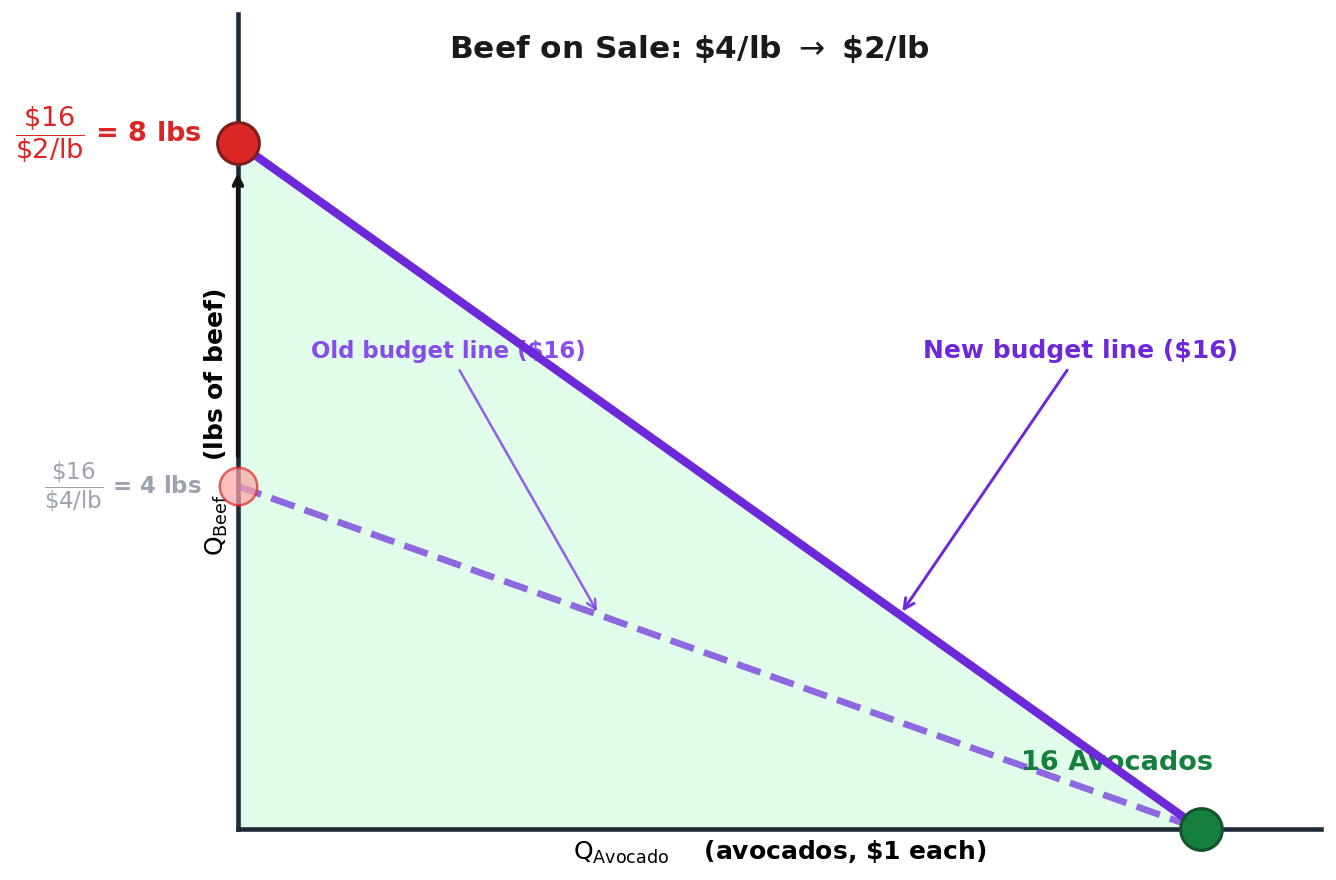

Here is the Python script that generated this plot:
"""Beef on sale ($4/lb → $2/lb) — budget line pivots outward on the beef axis.
   Original line dashed, new line solid + filled affordable region. $16 budget."""
import matplotlib
matplotlib.use('Agg')
import matplotlib.pyplot as plt

fig, ax = plt.subplots(figsize=(9, 6))

# ---- New (sale) budget line: $16, $2/lb beef, $1 avo → endpoints (16, 0) and (0, 8)
x_new = [0, 16]
y_new = [8, 0]

# ---- Affordable region under the NEW line
ax.fill([0, 16, 0], [0, 0, 8], color='#dcfce7', alpha=0.85, zorder=1)

# ---- Original budget line ($4/lb): endpoints (16, 0) and (0, 4) — dashed
x_old = [0, 16]
y_old = [4, 0]
ax.plot(x_old, y_old, color='#6d28d9', linewidth=3.2, linestyle='--',
        alpha=0.7, zorder=4)

# ---- New budget line — solid
ax.plot(x_new, y_new, color='#6d28d9', linewidth=4, zorder=7,
        solid_capstyle='round')

# Pivot-up arrow on the y-axis: from 4 to 8
ax.annotate('', xy=(0, 7.7), xytext=(0, 4.3),
            arrowprops=dict(arrowstyle='->', color='#111418', lw=2.0))

# ---- Markers (clip_on=False so axis-sitting ones aren't half-clipped)
# New y-intercept at (0, 8): red filled
ax.plot(0, 8, 'o', color='#dc2626', markersize=20, zorder=10,
        markeredgecolor='#7f1d1d', markeredgewidth=1.5, clip_on=False)
ax.annotate(r'$\dfrac{\$16}{\$2/\mathrm{lb}}$ = 8 lbs', xy=(0, 8),
            xytext=(-0.6, 8.1), fontsize=13, weight='bold',
            color='#dc2626', ha='right', va='center')

# Old y-intercept at (0, 4): faded marker + strikethrough-ish label
ax.plot(0, 4, 'o', color='#fca5a5', markersize=18, zorder=9,
        markeredgecolor='#dc2626', markeredgewidth=1.2, clip_on=False, alpha=0.7)
ax.annotate(r'$\dfrac{\$16}{\$4/\mathrm{lb}}$ = 4 lbs', xy=(0, 4),
            xytext=(-0.6, 4), fontsize=11, weight='bold',
            color='#9ca3af', ha='right', va='center')

# x-intercept (16, 0): green
ax.plot(16, 0, 'o', color='#15803d', markersize=20, zorder=10,
        markeredgecolor='#14532d', markeredgewidth=1.5, clip_on=False)
ax.annotate('16 Avocados', xy=(16, 0), xytext=(14.6, 0.7),
            fontsize=13, weight='bold', color='#15803d', ha='center')

# Budget-line labels w/ leader lines
ax.annotate('New budget line ($16)', xy=(11, 2.5),
            xytext=(14.0, 5.5), fontsize=12, weight='bold', color='#6d28d9',
            ha='center',
            arrowprops=dict(arrowstyle='->', color='#6d28d9', lw=1.4))
ax.annotate('Old budget line ($16)', xy=(6, 2.5),
            xytext=(3.5, 5.5), fontsize=11, weight='bold', color='#7c3aed',
            ha='center', alpha=0.9,
            arrowprops=dict(arrowstyle='->', color='#7c3aed', lw=1.2, alpha=0.8))

# Title text in-plot (escape $ so mathtext doesn't eat the price strings)
ax.text(7.5, 9.0, r'Beef on Sale: \$4/lb $\rightarrow$ \$2/lb',
        fontsize=15, weight='bold', ha='center', color='#1a1a1a')

# Axis labels
ax.set_xlabel(r'$\mathrm{Q_{Avocado}}$    (avocados, \$1 each)',
              fontsize=12, weight='bold')
ax.set_ylabel(r'$\mathrm{Q_{Beef}}$    (lbs of beef)',
              fontsize=12, weight='bold')

# Axes anchored at (0, 0)
ax.set_xlim(0, 18)
ax.set_ylim(0, 9.5)
ax.set_xticks([])
ax.set_yticks([])
ax.spines['top'].set_visible(False)
ax.spines['right'].set_visible(False)
ax.spines['left'].set_color('#1f2937')
ax.spines['bottom'].set_color('#1f2937')
ax.spines['left'].set_linewidth(2.2)
ax.spines['bottom'].set_linewidth(2.2)
ax.spines['left'].set_position(('data', 0))
ax.spines['bottom'].set_position(('data', 0))

plt.tight_layout()
plt.savefig('figures/figure_beef_sale_pivot.png', dpi=150, bbox_inches='tight',
            facecolor='white', edgecolor='none')
plt.close()
print("OK: figure_beef_sale_pivot.png")
